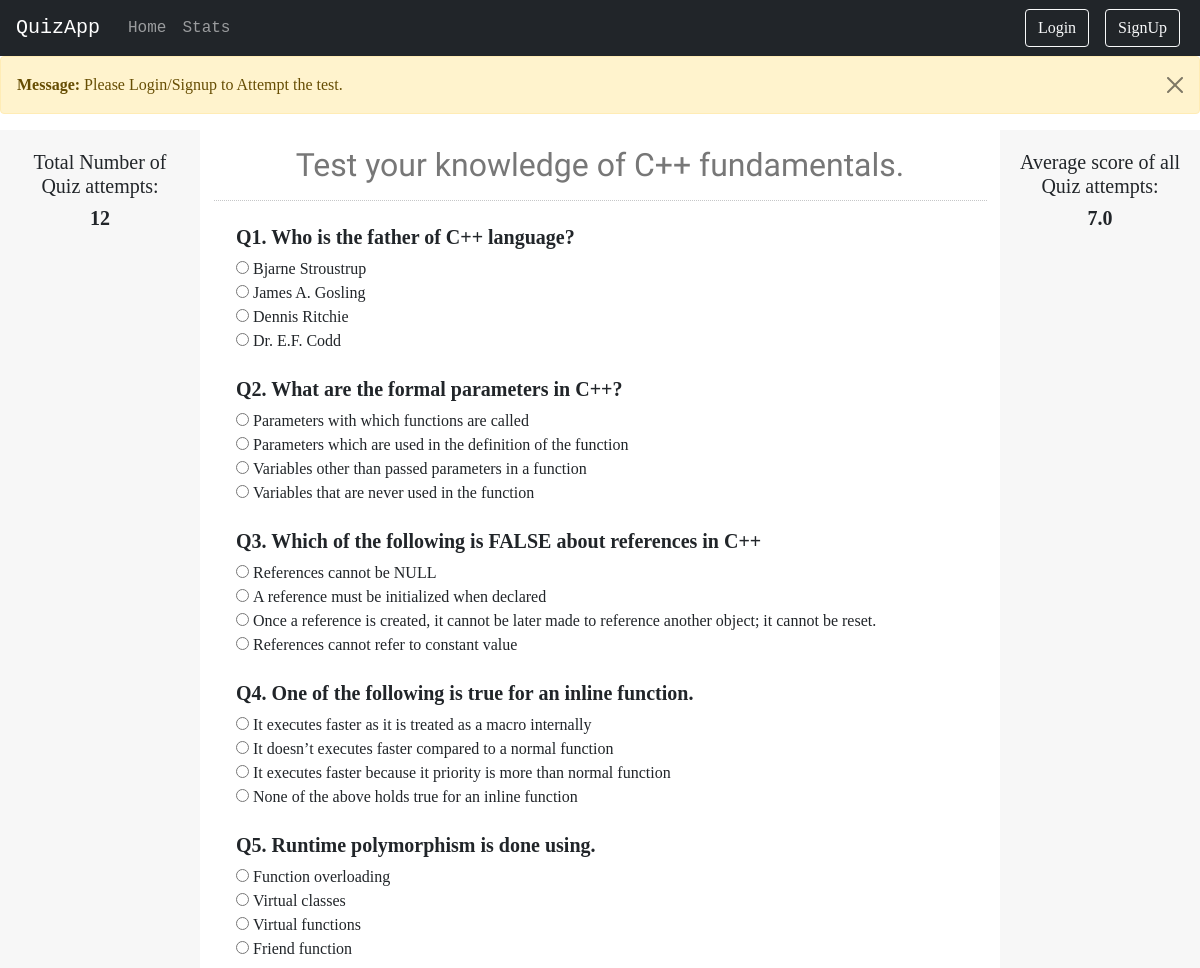
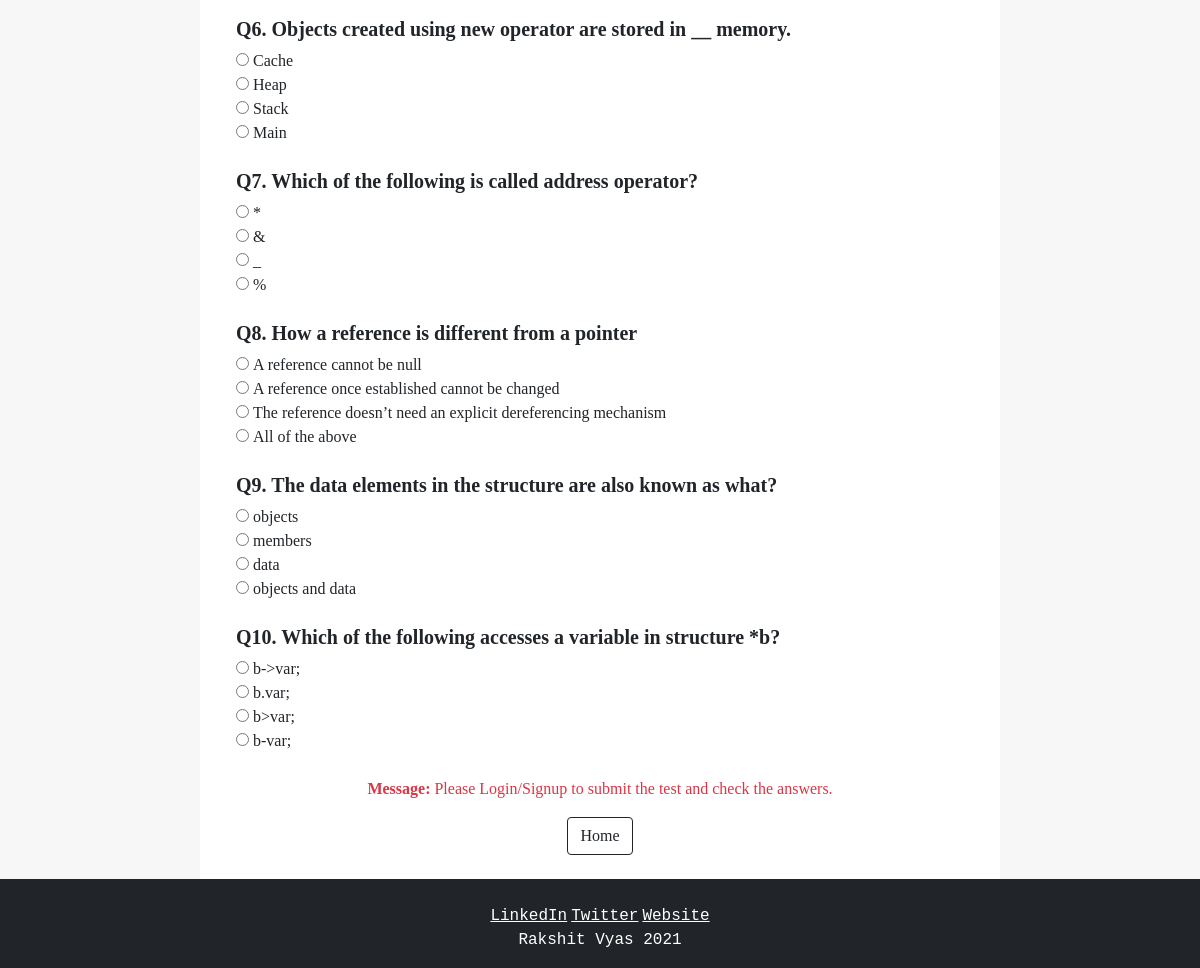
Screenshot of /quiz/cpp with the database file from the repository (2 pictures, top to bottom).
### quizapp/models.py (models this page shows, shortened)
class Question(models.Model):
    question_id = models.AutoField(primary_key=True)
    question = models.CharField(max_length=500)
    option1 = models.CharField(max_length=200)
    option2 = models.CharField(max_length=200)
    option3 = models.CharField(max_length=200, default=None)
    option4 = models.CharField(max_length=200, default=None)
    option5 = models.CharField(max_length=200, default=None)
    answer = models.IntegerField()
    subject = models.CharField(max_length=20)

### quizapp/views.py (the view, shortened to what this page needs)
# urls.py: path('quiz/<str:sub>', views.quiz, name='quiz'),
def quiz(request,sub):
    context= {}
    if sub == 'c':
        context = fetch_data("C Programming", "C")
    elif sub == 'cpp':
        context = fetch_data("C++ Programming", "C++")
    elif sub == 'java':
        context = fetch_data("Java Programming", "Java")
    elif sub == 'python':
        context = fetch_data("Python Programming", "Python")
    elif sub == 'js':
        context = fetch_data("Javascript Programming", "Javascript")
    else:
        context = fetch_data("","")
    return render(request, 'quiz.html', context)

### quizapp/views.py (called while the page is built)
def fetch_data(subject, language):
    data = Question.objects.filter(subject=subject)
    answers = []
    for d in data:
        answers.append(d.answer)
    tests_data = Test_stat.objects.all()
    total_test = len(tests_data)
    total_marks = 0
    for test in tests_data:
        total_marks += test.score
    avg_marks = float(total_marks/total_test)
    avg_marks = round(avg_marks,2)
    context ={
        'all_data' : data,
        'o' : 1,
        'language' : language,
        'answers' : answers,
        'total_test' : total_test,
        'avg_marks' : avg_marks
    }
    return context

### templates/quiz.html (shortened to what this page needs)
{% extends 'basic.html' %}
{% block body %}
<h1 name="heaad" class="subheading text-center my-3" style = "font-size: 200%;">Test your knowledge of {{language}} fundamentals.</h1>
<hr>
<form action=""  class="quizForm" name="quizForm" onsubmit="submitAnswers()">
{% for data in all_data %}
<div class="container-fluid my-4">
    <h3 class="qna" name="q{{forloop.counter}}">Q{{data.question}}</h3>
    <input class="qna" type="radio" id="o{{forloop.counter}}{{o}}" name="q{{forloop.counter}}" value="{{o}}">
    <label class="qna" id="op{{forloop.counter}}{{o}}" for="o{{forloop.counter}}{{o}}">{{data.option1|slice:"3:"}}</label><br>
    <input class="qna" type="radio" id="o{{forloop.counter}}{{o|add:"1"}}" name="q{{forloop.counter}}" value="{{o|add:"1"}}">
    <label class="qna" id="op{{forloop.counter}}{{o|add:"1"}}" for="o{{forloop.counter}}{{o|add:"1"}}">{{data.option2|slice:"3:"}}</label><br>
    <input class="qna" type="radio" id="o{{forloop.counter}}{{o|add:"2"}}" name="q{{forloop.counter}}" value="{{o|add:"2"}}">
    <label class="qna" id="op{{forloop.counter}}{{o|add:"2"}}" for="o{{forloop.counter}}{{o|add:"2"}}">{{data.option3|slice:"3:"}}</label><br>
    <input class="qna" type="radio" id="o{{forloop.counter}}{{o|add:"3"}}" name="q{{forloop.counter}}" value="{{o|add:"3"}}">
    <label class="qna" id="op{{forloop.counter}}{{o|add:"3"}}" for="o{{forloop.counter}}{{o|add:"3"}}">{{data.option4|slice:"3:"}}</label><br>
</div>
{% endfor %}
</form>
{% if user.is_authenticated %}
<div class="text-center mt-4 mb-2">
    <input class="btn btn-outline-dark" type="submit" name="" value="Submit Answers" onclick="submitAnswers()">
    <input class="btn btn-outline-dark" type="submit" name="" value="Home" onclick="home()">
    <input class="btn btn-outline-dark" type="submit" name="" value="Show answers" onclick="showAnswers()">
</div>
<div id="showres" class="showres text-center my-2">
</div>
{% else %}
<div class="text-center my-4">
    <p class="text-danger "><strong>Message: </strong> Please Login/Signup to submit the test and check the answers.</p>
    <input class="btn btn-outline-dark" type="submit" name="" value="Home" onclick="home()">
</div>
{% endif %}
{% endblock %}

### static/css/styles.css (style rules this page uses)
body { font-family: "Montserrat"; }
h1,h2 { font-family: 'Cormorant Garamond', serif; }
h3 { font-size: 20px; font-family: 'Times New Roman', Times, serif; font-weight: bold; }
.subheading { color: #777777; font-family: 'Sacramento', cursive; font-size: 28px; }
hr { border-top: dotted #fff 1px; border-bottom: 0; }

### rows the page displays
Question: question "1. Who is the father of C++ language?", option1 "Bjarne Stroustrup", option2 "James A. Gosling", option3 "Dennis Ritchie", option4 "Dr. E.F. Codd"
Question: question "2. What are the formal parameters in C++?", option1 "Parameters with which functions are called", option2 "Parameters which are used in the definition of the function", option3 "Variables other than passed parameters in a function", option4 "Variables that are never used in the function"
Question: question "3. Which of the following is FALSE about references in C++", option1 "References cannot be NULL", option2 "A reference must be initialized when declared", option3 "Once a reference is created, it cannot be later made to reference another object; it cannot be reset.", option4 "References cannot refer to constant value"
Question: question "4. One of the following is true for an inline function.", option1 "It executes faster as it is treated as a macro internally", option2 "It doesn’t executes faster compared to a normal function", option3 "It executes faster because it priority is more than normal function", option4 "None of the above holds true for an inline function"
Question: question "5. Runtime polymorphism is done using.", option1 "Function overloading", option2 "Virtual classes", option3 "Virtual functions", option4 "Friend function"
Question: question "6. Objects created using new operator are stored in __ memory.", option1 "Cache", option2 "Heap", option3 "Stack", option4 "Main"
Question: question "7. Which of the following is called address operator?", option1 "*", option2 "&", option3 "_", option4 "%"
Question: question "8. How a reference is different from a pointer", option1 "A reference cannot be null", option2 "A reference once established cannot be changed", option3 "The reference doesn’t need an explicit dereferencing mechanism", option4 "All of the above"
Question: question "9. The data elements in the structure are also known as what?", option1 "objects", option2 "members", option3 "data", option4 "objects and data"
Question: question "10. Which of the following accesses a variable in structure *b?", option1 "b->var;", option2 "b.var;", option3 "b>var;", option4 "b-var;"

### other values shown
{{ total_test }} "12"
{{ language }} "C++"
{{ avg_marks }} "7.0"
